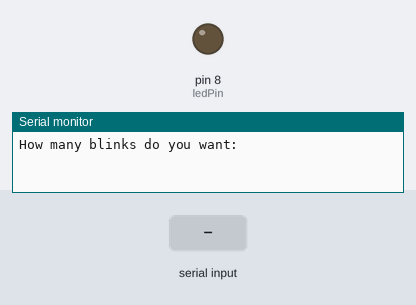
This sketch was run on a simulated Arduino Uno, built with avr-gcc and run on an emulated ATmega328P. Shown: output pins drawn as LEDs (lit = HIGH), the last lines printed to the serial monitor. Dashed ring = blinking. The test bench sets the inputs (shaded band).

Above: at 1.2 s.
1.3 s: "90,45\n" received over Serial
At 1.42 s:
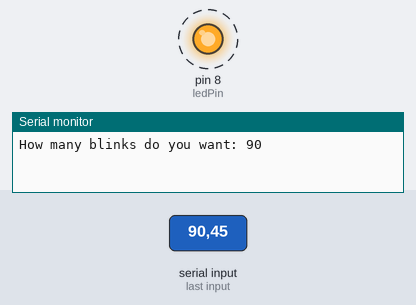
Timing chart, 0 to 10.3 s (numbered marks = the images above; inputs shaded):
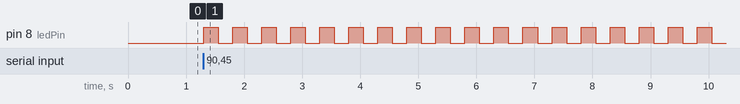

Measured:
- after the input at 1.3 s, pin 8 (ledPin): alternates HIGH for 0.25 s and LOW for 0.25 s, starting at once

The sketch:

Read_Input_from_Serial_Monitor.ino
```cpp
String message = "How many blinks do you want: ";
int ledPin = 8;

void setup() {
  pinMode(ledPin, OUTPUT);
  Serial.begin(9600);
}

void loop() {
  Serial.print(message);
  while(Serial.available() == 0) {}

  int numOfBlinks = Serial.parseInt();
  Serial.println(numOfBlinks);

  for(int i = 1; i <= numOfBlinks; i++) {
    digitalWrite(ledPin, HIGH);
    delay(250);
    digitalWrite(ledPin, LOW);
    delay(250);
  }
}
```
